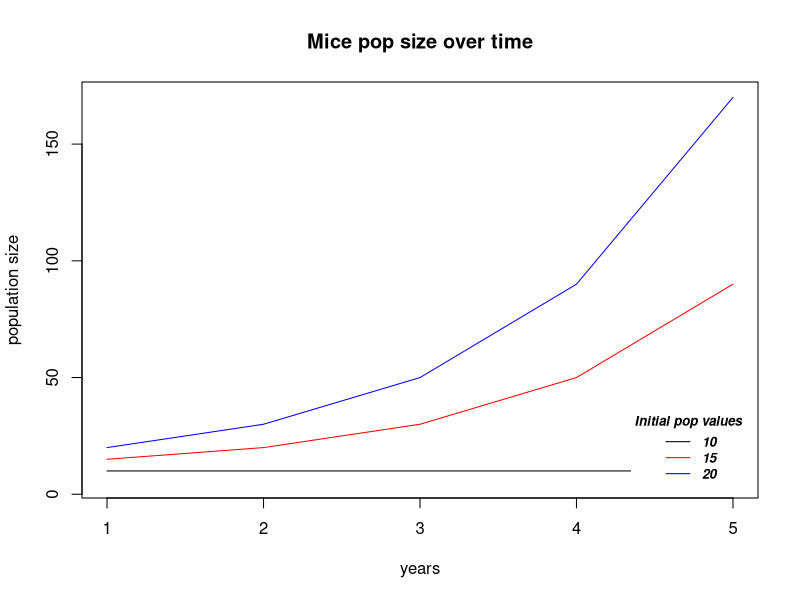
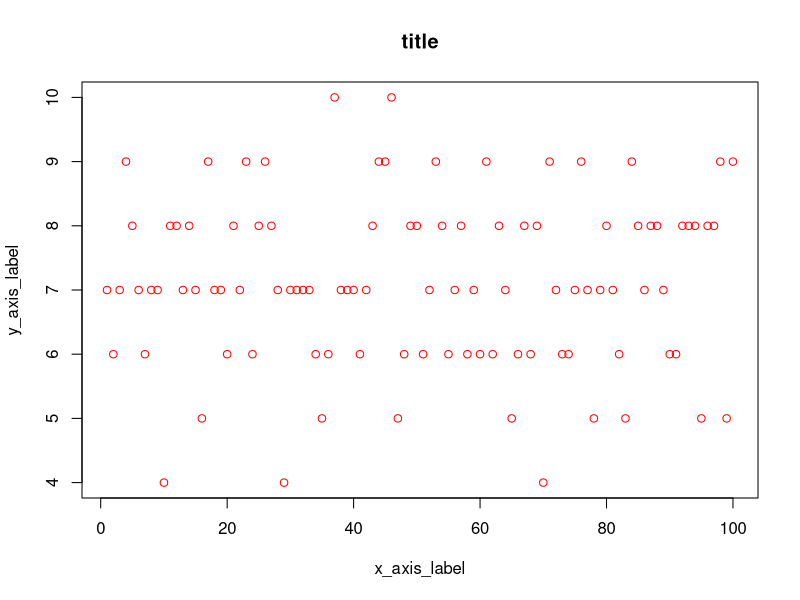

Generate these figures, in order, with R:
## ---- chunk 1
##### Examples #####
a  <- 3
b  <- 2

a + b
a * b
a^b
exp(a)

## ---- chunk 2
###### YOUR CODE HERE ######
## ---- chunk 3
##### Examples #####
myvec <- c(2,4,1,3)

vec2 <- 1:4

output <- myvec + vec2

print(output)
## ---- chunk 4
###### YOUR CODE HERE ######
## ---- chunk 5
##### Examples #####
num_timesteps <- 10

popvec <- rep(0,num_timesteps) #blank vector of zeroes with length num_zeroes

init_pop <- 100

popvec[1] <-  init_pop # change the first value in popvec to be 5. 

for( i in 1:length(popvec)){ # for every index in popvec...
  popvec[i+1] <-popvec[i] * 2 # multiply the previous value by 2 and report the result to the next index 
}


print(popvec) #print entire vector after simulation

print(paste("final population size is ",popvec[length(popvec)])) # print a combination of text and the last value in popvec 

## ---- chunk 6
###### YOUR CODE HERE ######
## ---- chunk 7
##### Examples #####
my_matrix <- matrix(0,nrow = 3,ncol = 3) #initialize a 3 by 3 blank matrix

my_matrix[1,1] <- 1 # Change the value of the first row, first column to 1

my_matrix[2,] <-c(2,3,4) # change the second row to contain the values of the vector <2,3,4>

print(my_matrix)


## ---- chunk 8
###### YOUR CODE HERE ######
## ---- chunk 9
##### Examples #####

init_pop <- c(10,15,20) # vector of initial pop sizes

num_timesteps <- 5 # number of time steps

popsize_mat <- matrix(0,nrow = num_timesteps,ncol = length(init_pop)) # initialize a blank matrix based on the parameters above 


popsize_mat[1,] <- init_pop # set first row to be the initial pop sizes


for( j in 1:ncol(popsize_mat)){ # for every column
  for( i in 1:(nrow(popsize_mat)-1)){ # for every row (the -1 is a correction to match up the number of times iterated to account for the space taken by the preset initial value)
    popsize_mat[i+1,j] <- popsize_mat[i,j]*2 - 10 # perform the operation for the specified cell in the matrix and output the result to the next row in the same column 
  }
}

### Plotting Results ###

plot(popsize_mat[,1],type='l',col='black',ylim = c(0.5*min(popsize_mat),max(popsize_mat)), main = "Mice pop size over time", xlab= "years", ylab="population size") # make plot
lines(popsize_mat[,2],type = "l", col = 'red')# overlay second line
lines(popsize_mat[,3],type = "l", col = 'blue') # overlay 3rd line
  legend("bottomright",legend = popsize_mat[1,], col = c('black','red','blue'),lty = 1,cex = 0.8, title = "Initial pop values", text.font = 4, box.lty = 0, inset = 0.02) # make legend

print(popsize_mat)
## ---- chunk 10
###### YOUR CODE HERE ######
## ---- chunk 11
##### Examples #####
number_samples <- 100 # number of samples to draw from bag with replacement
 
num_redmarbles_drawn = rep(0,number_samples) # initialize vector

size_samplingpool <- 10 # a pool of 10 marbles 

prob_reds <- 0.7 # probability of getting a red marble


for(i in 1:length(num_redmarbles_drawn)){
 num_redmarbles_drawn[i] <- rbinom(1,size_samplingpool,prob_reds) # for every index in vector, draw 1 sample from the distribution of red marbles in the bag (a number between 1 and 10 that averages 7) 
}

plot(num_redmarbles_drawn, main = "title", xlab ="x_axis_label", ylab= "y_axis_label", col = "red")


print(mean(num_redmarbles_drawn))
## ---- chunk 12
###### YOUR CODE HERE ######
